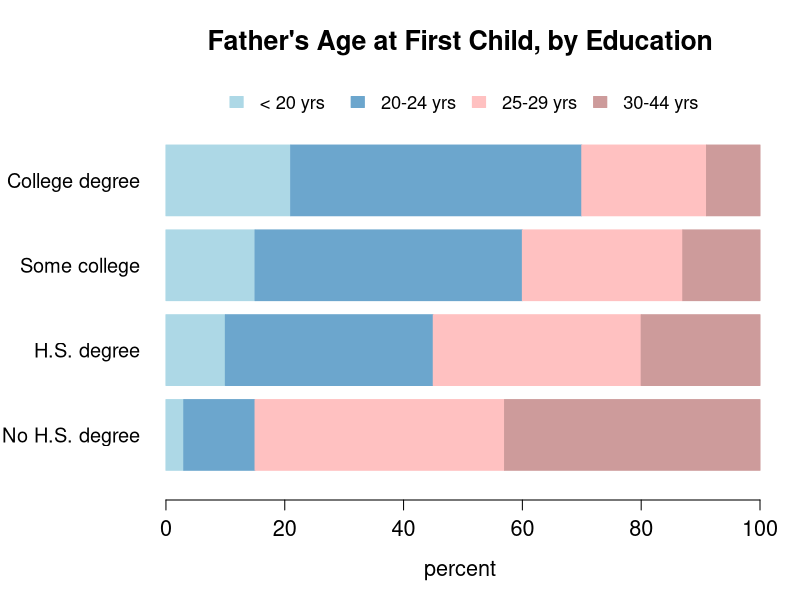

Here is the R script that generated this plot:
## ----horizdividedbarchart, fig.width = 7, fig.height = 4.5----
par(mar=c(5, 8, 4, 2))
fathers <- read.table("fathers.txt")
columns <- c("COLLDEG", "SOMECOLL", "HSDEG","NOHSDEG")
data <- as.matrix(subset(fathers, select = columns))
colors4 <- c("lightblue", "skyblue3", "rosybrown1",
             "rosybrown3")
edugroups <- c("No H.S. degree", "H.S. degree",
               "Some college", "College degree")
barplot (data, names.arg = edugroups, horiz = TRUE,
         col = colors4, border = colors4, xlab = "percent",
         ylim = c(0,5.5), cex.axis = 1.3, cex.names = 1.2,
         cex.lab = 1.3, las = 1)
legend ("top", legend=fathers$AGE, fill = colors4,
       border = colors4, bty = "n", cex = 1.1,
       horiz = TRUE)
title ("Father's Age at First Child, by Education",
       cex.main = 1.6)

